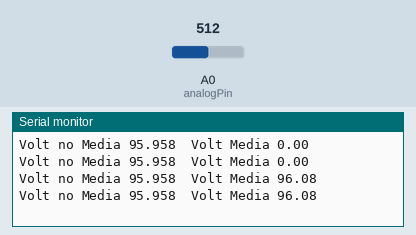
Simulated run of this sketch. Board: Arduino Uno, built with avr-gcc and run on an emulated ATmega328P. On the bench: the last lines printed to the serial monitor. The test bench sets the inputs (shaded band); at power-on: A0 (analogPin) = 512.

Above: at 1.2 s.
1.3 s: A0 (analogPin) set to 716
At 1.36 s:
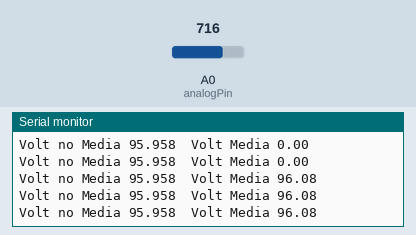
2.8 s: A0 (analogPin) set to 900
At 2.97 s:
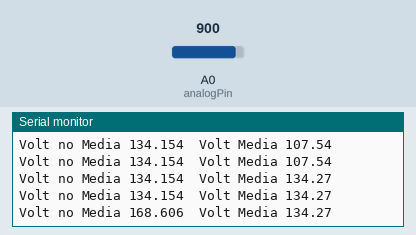
Timing chart, 0 to 5.8 s (numbered marks = the images above; inputs shaded):
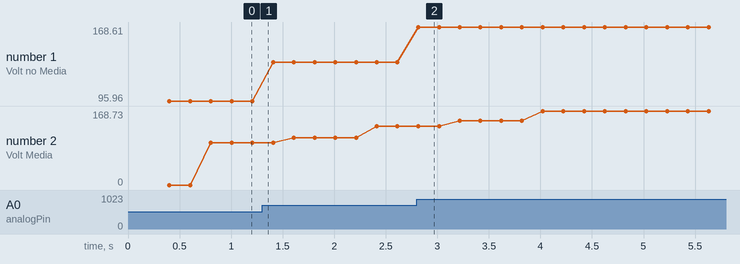

Measured:
- after the input at 2.8 s, the serial monitor: prints a new line at once (image 2)
- plotted number 1: 95.96 → 134.15 after the input at 1.3 s, 134.15 → 168.61 after the input at 2.8 s
- plotted number 2: 96.08 → 134.27 after the input at 1.3 s, 134.27 → 168.73 after the input at 2.8 s

The sketch:

Sensore_Voltmetro_Analogico_1.2_NoFor_AREF_5v.ino
```cpp
//*****************************************************************************************************************************//
//-------------------          By  MastrMarco    Versione 1.2.1      ISCRIVITI AL CANALE YOUTUBE       ------------------------//
//
//                                  https://www.youtube.com/channel/UCpQb1Iz6M229ylkyXpdJPlw
//*****************************************************************************************************************************//

#define analogPin A0  //PIN Analogico dove è collegato il punto centrale del partitore resistivo

int dataAnalog;                 //Valore Porta Analogica
const byte Campionamento = 50;  // Numero di Campionamenti per fare una Media
const float VoltRef = 4.856;    // V = 1.XXX | mV = 1XXX.00 Tensione di riferimento per i pin Analogici
int CampNum;                    // Variabile per evitare l'utilizzo di un ciclo for{}
float Con;                      //Conversione in Volt del valore Analogico


const float R1 = 173000;       // Inserire il valore del Resistore R1 indicato nello Schema
const float R2 = 4500;         // Inserire il valore del Resistore R2 indicato nello Schema
const float ADJ_Error = 0.12;  //Valore in Volt da aggiungere per diminuire l'errore di lettura


float Volt;           // Valore Convertito in Tensione
float VoltMedia = 0;  // Valore convertito in tensione Media
float VoltOUT = 0;    // Valore Tensione Media


//Delay Virtuale per la funzione di conversione dei dati in Tensione
unsigned long TempoVal = 0;
const byte DelayVirtuale2 = 15;  // Valore Max Delay 255ms


//Delay Millis per la scrittura sulla seriale
unsigned long Tempo0 = 0;
const int DelayVirtuale = 200;


void setup() {
  Serial.begin(115200);
  pinMode(analogPin, INPUT);

  Serial.println("MastrMarco");
  Serial.print("DC VOLTMETRO 1.2.1v");
}


void loop() {

  if (millis() >= (TempoVal + DelayVirtuale2)) {
    if (CampNum < Campionamento) {
      dataAnalog = analogRead(analogPin);
      if (dataAnalog != 0 and dataAnalog < 1023) {
        Con = (dataAnalog + 0.5) * (VoltRef / (pow(2, 10) - 1));
        Volt = Con / (R2 / (R1 + R2));
        CampNum++;
        if (CampNum != 0) {
          VoltMedia += Volt + ADJ_Error;
        }
      } else {
        if (CampNum > 0)
          CampNum--;
      }
    } else if (CampNum == Campionamento) {
      VoltMedia /= (Campionamento);
      VoltOUT = VoltMedia;
      VoltMedia = 0;
      CampNum = 0;
    }
    if ((CampNum == 0) and (dataAnalog == 0)) {
      VoltOUT = 0;
      VoltMedia = 0;
    }
    TempoVal = millis();
  }


  // Delay Seriale
  if (millis() >= (Tempo0 + DelayVirtuale)) {
    Serial.print("Volt no Media ");
    Serial.print(Volt, 3);
    Serial.print("  Volt Media ");
    Serial.println(VoltOUT);
    Tempo0 = millis();
  }
}
```
